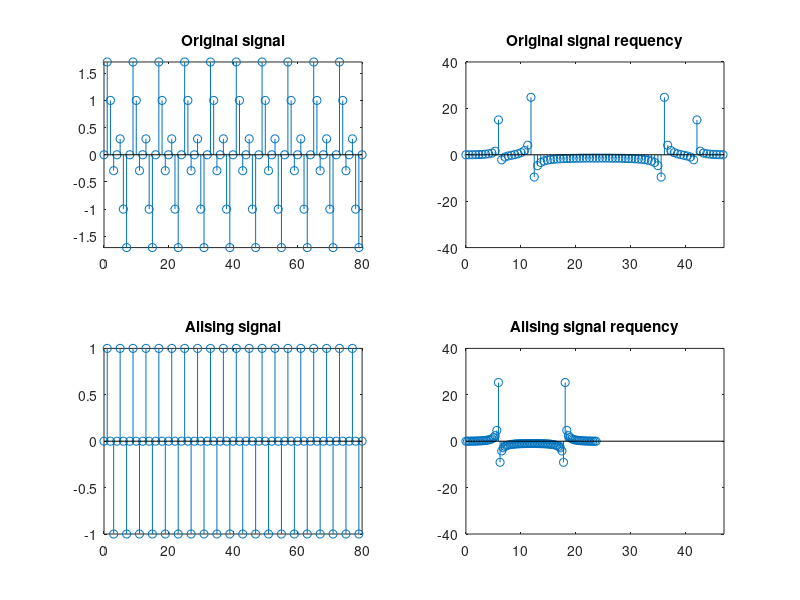

MATLAB code for this plot:
%we use x = sin(2*pi*6*t) + sin(2*pi*12*t)

sf = 48;
n = 0:80;
original_signal = sin(2*pi*6/sf*n) + sin(2*pi*12/sf*n);
subplot(221);
stem(n,original_signal);
axis([0 80 -max(abs(original_signal)) max(abs(original_signal))]);
title("Original signal");
frequency_of_original_signal = fft(original_signal);
subplot(222);
stem(n * sf /length(n) ,real(frequency_of_original_signal));
axis([0 47 -40 40]);
title("Original signal requency");

sf = 24;
n = 0:80;
original_signal = sin(2*pi*6/sf*n) + sin(2*pi*12/sf*n);
subplot(223);
stem(n,original_signal);
axis([0 80 -max(abs(original_signal)) max(abs(original_signal))]);
title("Alising signal");
frequency_of_original_signal = fft(original_signal);
subplot(224);
stem(n * sf /length(n) ,real(frequency_of_original_signal));
axis([0 47 -40 40]);
title("Alising signal requency");
subplot(222);
hold on;
%stem(n * sf /length(n) ,real(frequency_of_original_signal));


